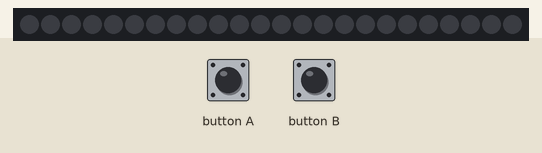
Recording of a program running on a simulated BBC micro:bit (MakeCode). Shown: 24 RGB LEDs in strip order, left to right. Inputs (shaded band) come from the test bench. Dim RGB values are drawn brighter than linear.

Above: at 1.2 s.
1.3 s: button A pressed for 0.15 s
At 2.3 s:
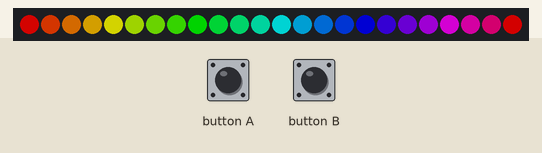
2.9 s: button B pressed for 0.15 s
At 3.6 s:
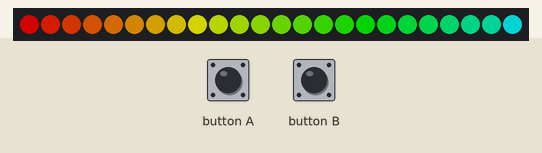
Timing chart, 0 to 5.9 s (numbered marks = the images above; inputs shaded):
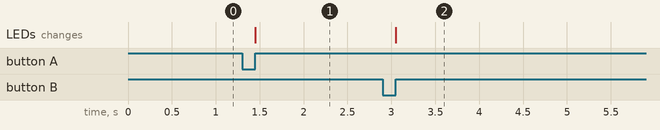

The program:

main.ts
```typescript
let strip: neopixel.Strip = null
input.onButtonPressed(Button.A, function () {
    strip = neopixel.create(DigitalPin.P0, 24, NeoPixelMode.RGB)
    strip.showRainbow(1, 360)
})
input.onButtonPressed(Button.B, function () {
    strip.showRainbow(1, 180)
})
```

test.ts
```typescript
// テストはここに来ます。このパッケージが拡張機能として使用されるときにはコンパイルされません。
```

Measured:
- after the input at 1.3 s, the LEDs: change after 0.15 s (image 1)
- after the input at 2.9 s, the LEDs: change after 0.15 s (image 2)
